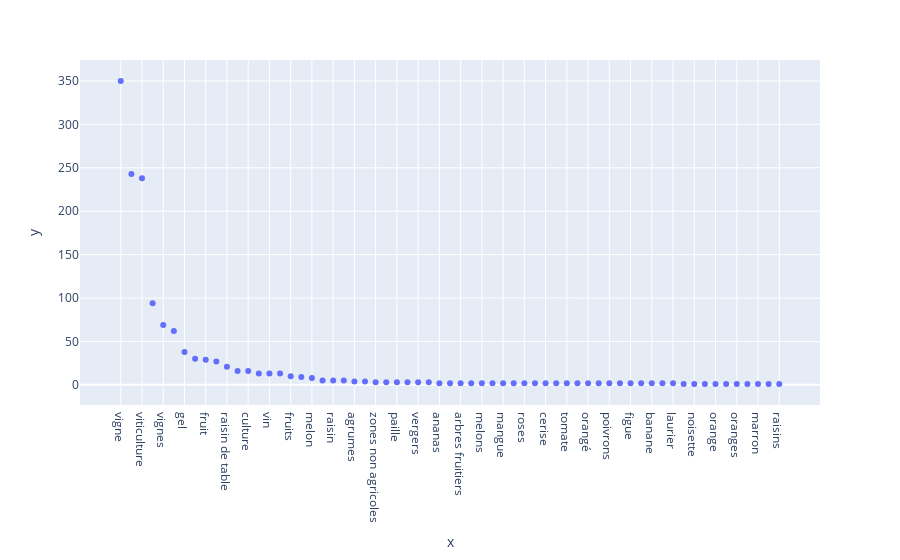

Write notebook code for a chart like this one.
### Code cell
import plotly.express as px
df = px.data.iris() # iris is a pandas DataFrame
fig = px.scatter(df, x=true_labels, y=features)
fig.show()

### Figure 1 — Plotly figure (JSON) as saved in the notebook; plotly's stock layout.template omitted (floating-point values rounded to 4 significant figures)
{"data": [{"hovertemplate": "x=%{x}<br>y=%{y}<extra></extra>", "legendgroup": "", "marker": {"color": "#636efa", "symbol": "circle"}, "mode": "markers", "name": "", "orientation": "v", "showlegend": false, "type": "scatter", "x": ["vigne", "baies", "viticulture", "cultures", "vignes", "pois", "gel", "soleil", "fruit", "semences", "raisin de table", "vins", "culture", "baie", "vin", "fleurs", "fruits", "tournesol", "melon", "noyers", "raisin", "verger", "agrumes", "noix", "zones non agricoles", "fleur", "paille", "pailles", "vergers", "olivier", "ananas", "oliviers", "arbres fruitiers", "tomates", "melons", "poire", "mangue", "rose", "roses", "courges", "cerise", "amandiers", "tomate", "fruits tropicale", "orangé", "fruitières", "poivrons", "abricot", "figue", "citron", "banane", "goyave", "laurier", "gels", "noisette", "poirier", "orange", "fruitiers", "oranges", "noyer", "marron", "rosiers", "raisins"], "xaxis": "x", "y": [350, 243, 238, 94, 69, 62, 38, 30, 29, 27, 21, 16, 16, 13, 13, 13, 10, 9, 8, 5, 5, 5, 4, 4, 3, 3, 3, 3, 3, 3, 2, 2, 2, 2, 2, 2, 2, 2, 2, 2, 2, 2, 2, 2, 2, 2, 2, 2, 2, 2, 2, 2, 2, 1, 1, 1, 1, 1, 1, 1, 1, 1, 1], "yaxis": "y"}], "layout": {"legend": {"tracegroupgap": 0}, "margin": {"t": 60}, "xaxis": {"anchor": "y", "domain": [0, 1], "title": {"text": "x"}}, "yaxis": {"anchor": "x", "domain": [0, 1], "title": {"text": "y"}}}}
